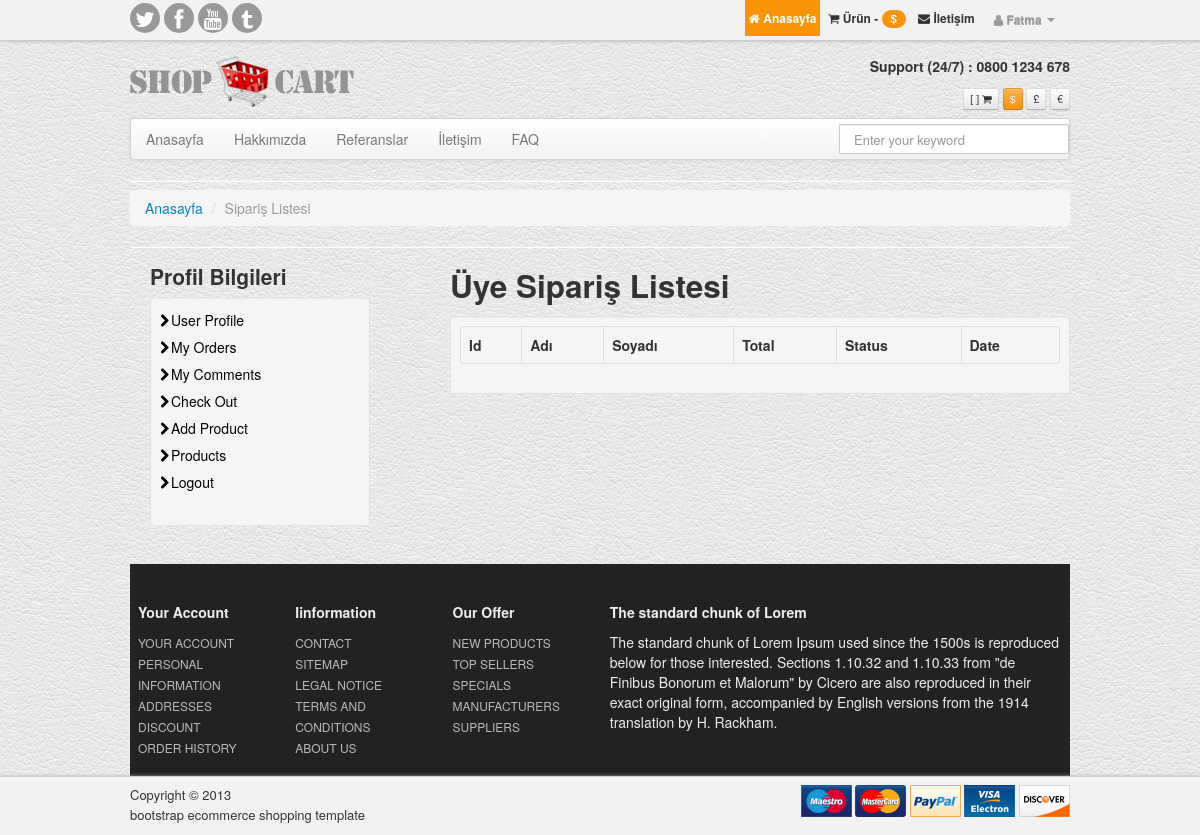
Page /user/orders/ (signed in) on the earlier database version.
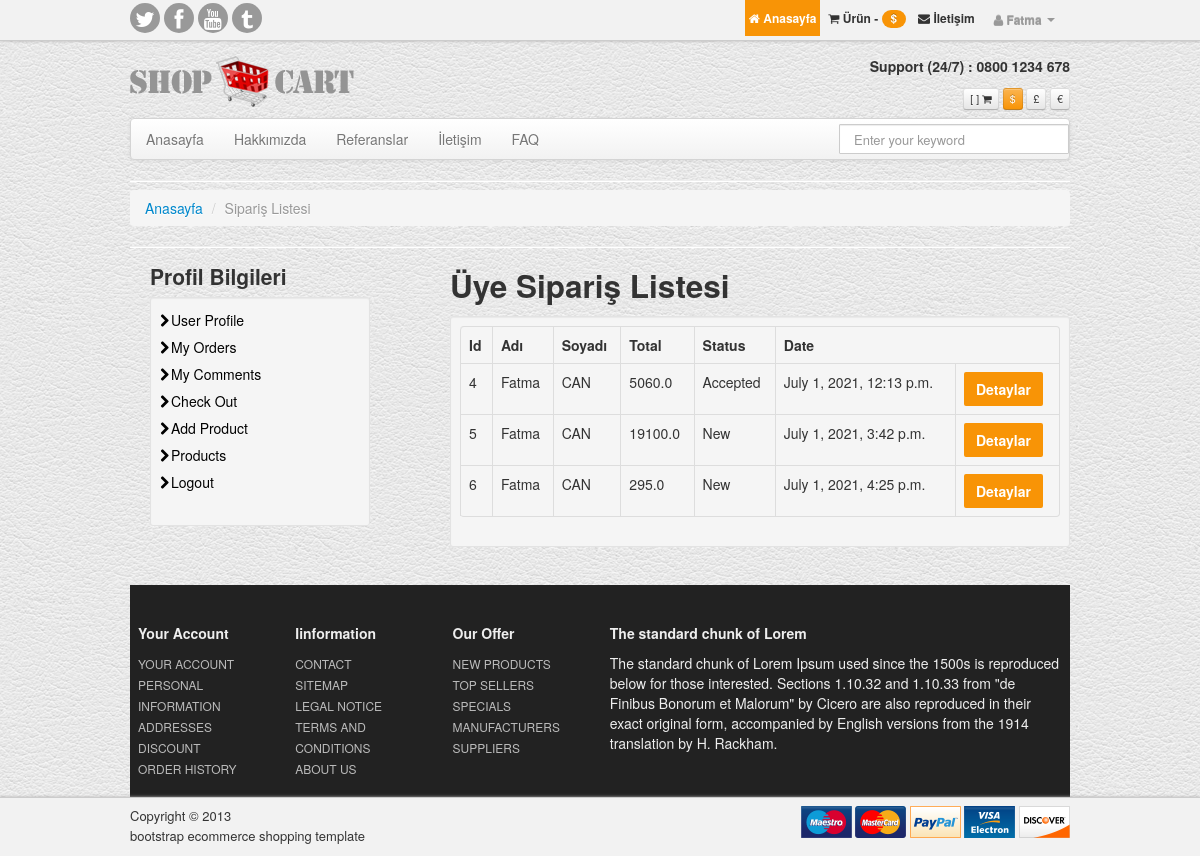
Same page on the later database version.
### order/models.py (models this page shows, shortened)
class Order(models.Model):
    STATUS = (
        ('New', 'New'),
        ('Accepted', 'Accepted'),
        ('Preparing', 'Preparing'),
        ('OnShipping', 'OnShipping'),
        ('Completed', 'Completed'),
        ('Cancelled', 'Cancelled'),
    )
    user = models.ForeignKey(User, on_delete=models.SET_NULL, null=True)
    code = models.CharField(max_length=5, editable=False)
    first_name = models.CharField(max_length=10)
    last_name = models.CharField(max_length=10)
    phone = models.CharField(blank=True, max_length=20)
    address = models.CharField(blank=True, max_length=150)
    city = models.CharField(blank=True, max_length=20)
    country = models.CharField(blank=True, max_length=20)
    total = models.FloatField()
    status = models.CharField(max_length=10, choices=STATUS, default='New')
    ip = models.CharField(blank=True, max_length=20)
    adminnote = models.CharField(blank=True, max_length=100)
    create_at = models.DateTimeField(auto_now_add=True)
    update_at = models.DateTimeField(auto_now=True)

### user/views.py (the view)
# urls.py: path('orders/', views.orders, name='orders'),
@login_required(login_url='/login')
def orders(request):
    category = Category.objects.all()
    current_user = request.user
    orders = Order.objects.filter(user_id=current_user.id)
    context = {
        'category': category,
        'orders': orders,
    }
    return render(request, 'user_orders.html', context)

### user/templates/user_orders.html (shortened to what this page needs)
{%  extends "homebase.html" %}
{% block content %}
	<hr class="soften">
	<div>
        <ul class="breadcrumb">
		    <li><a href="/">Anasayfa</a> <span class="divider">/</span></li>
		    <li class="active">Sipariş Listesi</li>
        </ul>
	</div>
	<hr class="soften">
	<div class="row">
		<div class="span4">
            {% include "user_panel.html" %}
		</div>
		<div class="span8">
            <h2>Üye Sipariş Listesi</h2>
            <div class="well well-small">
        <table class="table table-bordered">
              <thead>
              <tr>
                  <th class="text-left">Id</th>
                  <th class="text-left">Adı</th>
                  <th class="text-left">Soyadı</th>
                  <th class="text-left">Total</th>
                  <th class="text-left">Status</th>
                  <th class="text-left">Date</th>
              </tr>
              {% for rs in orders %}
              <tr>
                        <td class="text-left">{{ rs.id }}</td>
                        <td class="text-left">{{ rs.first_name }}</td>
                        <td class="text-left">{{ rs.last_name }}</td>
                        <td class="text-left">{{ rs.total }}</td>
                        <td class="text-left">{{ rs.status }}</td>
                        <td class="text-left">{{ rs.create_at }}</td>
                        <td class="text-left"><a class="shopBtn btn-large" href="/user/orderdetail/{{ rs.id }}">Detaylar</a> </td>
              </tr>
              {% endfor %}
              </thead>
            </table>
            </div>
		</div>
	</div>
{% endblock %}

Differences in the rows shown:
added Order: id "4", first_name "Fatma", last_name "CAN", total "5060.0", status "Accepted", create_at "July 1, 2021, 12:13 p.m."
added Order: id "5", first_name "Fatma", last_name "CAN", total "19100.0", status "New", create_at "July 1, 2021, 3:42 p.m."
added Order: id "6", first_name "Fatma", last_name "CAN", total "295.0", status "New", create_at "July 1, 2021, 4:25 p.m."
